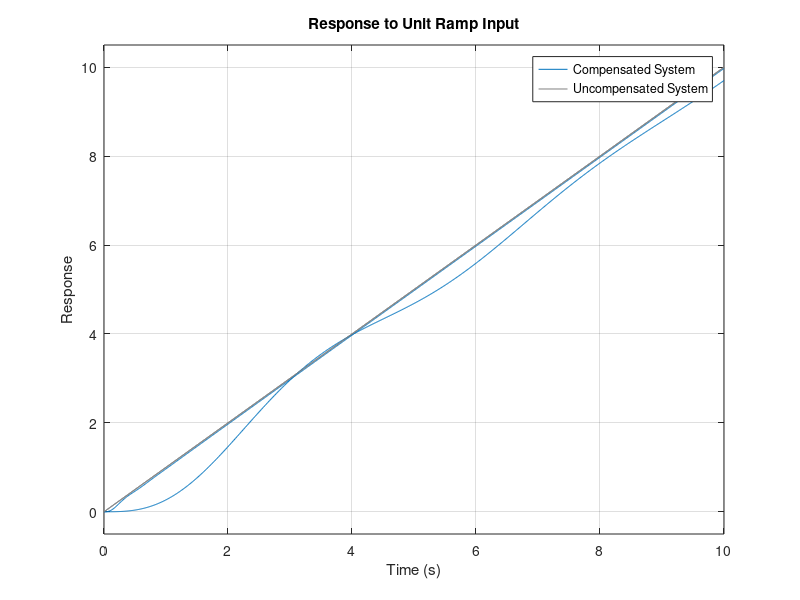

This figure's MATLAB source:
% مشخصات سیستم
num = 2;
den = [1 0.5 0];
G = tf(num, den);

% طراحی کنترل کننده پیشفاز
alpha = 0.1;
T = 1;
K_c = 10;  % فرضیه برای مثال، میتوانید مقدار دقیقتر را محاسبه کنید
Gc = K_c * tf([T 1], [alpha*T 1]);

% سیستم حلقه بسته جبران شده و جبران نشده
G_comp = feedback(G*Gc, 1);
G_uncomp = feedback(G, 1);

% رسم پاسخ به ورودی شیب واحد
t = 0:0.01:10;
figure;
lsim(G_comp, t, t);
hold on;
lsim(G_uncomp, t, t);
title('Response to Unit Ramp Input');
legend('Compensated System', 'Uncompensated System');
xlabel('Time (s)');
ylabel('Response');
grid on;

% محاسبه خطای حالت دائمی برای ورودی شیب واحد
s = tf('s');
ess_comp = abs(1 - dcgain(G_comp/s));
ess_uncomp = abs(1 - dcgain(G_uncomp/s));

% نمایش خطای حالت دائمی
fprintf('Steady-State Error for Unit Ramp Input:\n');
fprintf('Compensated System: %.2f\n', ess_comp);
fprintf('Uncompensated System: %.2f\n', ess_uncomp);
